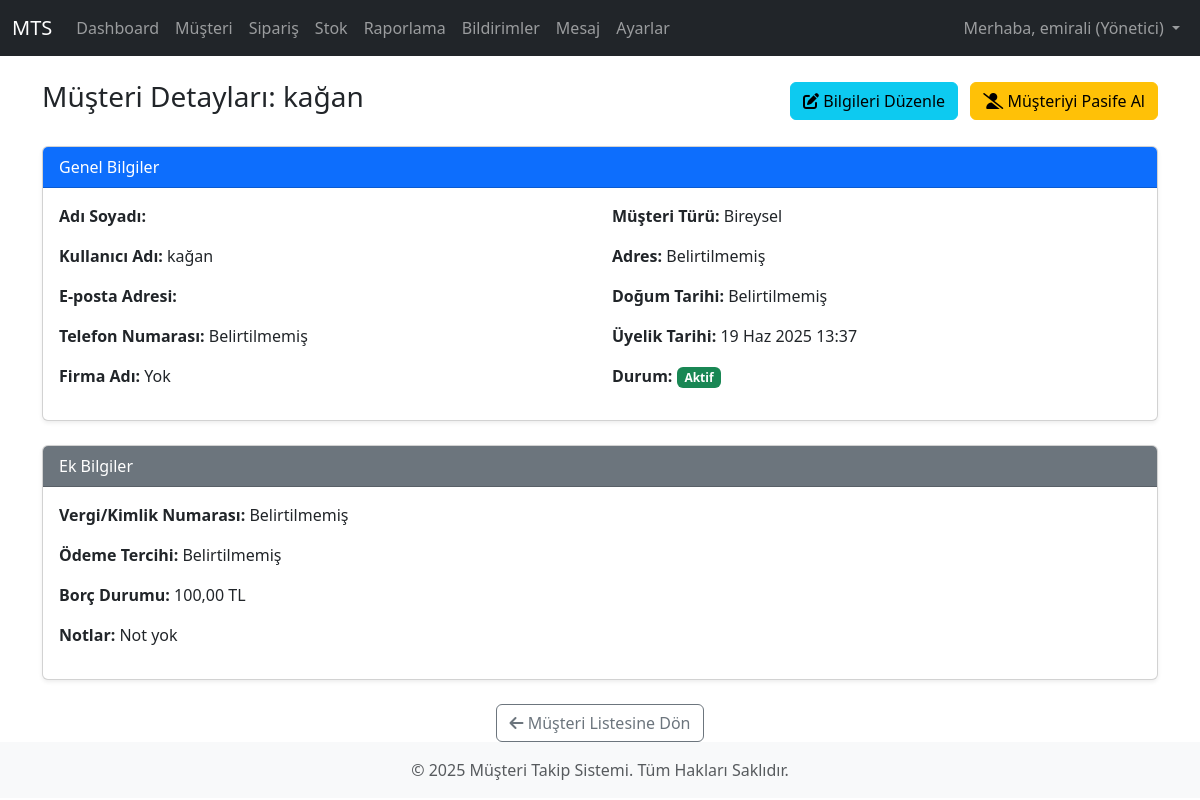
Screenshot of /customers/2/ (signed in) with the database file from the repository.
### core/models.py (models this page shows, shortened)
class User(AbstractUser):
    USER_TYPE_CHOICES = (
        ("admin", "Yönetici"),
        ("personnel", "Personel"),
        ("customer", "Müşteri"),
    )
    user_type = models.CharField(
        max_length=20,
        choices=USER_TYPE_CHOICES,
        default="customer",
        verbose_name="Kullanıcı Tipi"
    )
    phone_number = models.CharField(
        max_length=15,
        blank=True,
        null=True,
        verbose_name="Telefon Numarası"
    )
    company_name = models.CharField(
        max_length=100,
        blank=True,
        null=True,
        verbose_name="Firma Adı"
    )
    address = models.TextField(
        blank=True,
        null=True,
        verbose_name="Adres"
    )
    customer_segment = models.CharField(
        max_length=20,
        choices=[('individual', 'Bireysel'), ('corporate', 'Kurumsal')],
        blank=True,
        null=True,
        verbose_name="Müşteri Segmenti"
    )
    date_of_birth = models.DateField(
        blank=True,
        null=True,
        verbose_name="Doğum Tarihi"
    )
    notes = models.TextField(
        blank=True,
        null=True,
        verbose_name="Notlar"
    )
    tax_id_number = models.CharField(
        max_length=20,
        blank=True,
        null=True,
        verbose_name="Vergi/Kimlik Numarası"
    )
    payment_preference = models.CharField(
        max_length=50,
        blank=True,
        null=True,
        verbose_name="Ödeme Tercihi"
    )
    debt_status = models.DecimalField(
        max_digits=10,
        decimal_places=2,
        default=0.00,
        verbose_name="Borç Durumu"
    )
    def is_admin(self):
        return self.user_type == "admin"
    def is_personnel(self):
        return self.user_type == "personnel"
    def is_customer(self):
        return self.user_type == "customer"
    def get_user_type_display(self):
        return dict(self.USER_TYPE_CHOICES).get(self.user_type)

### customers/views.py (the view)
# urls.py: path('<int:pk>/', views.CustomerDetailView.as_view(), name='customer_detail'),
class CustomerDetailView(PersonnelRequiredMixin, DetailView):
    model = User
    template_name = 'customers/customer_detail.html'
    context_object_name = 'customer'
    pk_url_kwarg = 'pk' # URL'deki primary key parametresinin adı
    def get_queryset(self):
        return User.objects.filter(user_type='customer')
    def get_context_data(self, **kwargs):
        context = super().get_context_data(**kwargs)
        context['page_title'] = f"{self.object.first_name} {self.object.last_name} Detay"
        return context

### core/views.py (called while the page is built)
    def test_func(self):
        return self.request.user.is_authenticated and (self.request.user.is_personnel() or self.request.user.is_admin())

### templates/customers/customer_detail.html (shortened to what this page needs)
{% extends 'base.html' %}
{% block content %}
<div class="d-flex justify-content-between align-items-center mb-4">
    <h1 class="h3">Müşteri Detayları: {{ customer.get_full_name|default:customer.username }}</h1>
    <div>
        <a href="{% url 'customers:customer_edit' pk=customer.pk %}" class="btn btn-info me-2"><i class="fas fa-edit"></i> Bilgileri Düzenle</a>
        {% if customer.is_active %}
            <form action="{% url 'customers:customer_deactivate' pk=customer.pk %}" method="post" class="d-inline">
                <button type="submit" class="btn btn-warning" onclick="return confirm('Müşteriyi pasife almak istediğinizden emin misiniz? Bu işlem, müşterinin sisteme girişini ve paneline erişimini engelleyecektir.');"><i class="fas fa-user-slash"></i> Müşteriyi Pasife Al</button>
            </form>
        {% endif %}
    </div>
</div>
<div class="card shadow-sm mb-4">
    <div class="card-header bg-primary text-white">
        Genel Bilgiler
    </div>
    <div class="card-body">
        <div class="row">
            <div class="col-md-6">
                <p><strong>Adı Soyadı:</strong> {{ customer.get_full_name }}</p>
                <p><strong>Kullanıcı Adı:</strong> {{ customer.username }}</p>
                <p><strong>E-posta Adresi:</strong> {{ customer.email }}</p>
                <p><strong>Telefon Numarası:</strong> {{ customer.phone_number|default:"Belirtilmemiş" }}</p>
                <p><strong>Firma Adı:</strong> {{ customer.company_name|default:"Yok" }}</p>
            </div>
            <div class="col-md-6">
                <p><strong>Müşteri Türü:</strong> {{ customer.get_customer_segment_display|default:"Bilinmiyor" }}</p>
                <p><strong>Adres:</strong> {{ customer.address|linebreaksbr|default:"Belirtilmemiş" }}</p>
                <p><strong>Doğum Tarihi:</strong> {{ customer.date_of_birth|date:"d M Y"|default:"Belirtilmemiş" }}</p>
                <p><strong>Üyelik Tarihi:</strong> {{ customer.date_joined|date:"d M Y H:i" }}</p>
                <p><strong>Durum:</strong>
                    {% if customer.is_active %}
                        <span class="badge bg-success">Aktif</span>
                    {% else %}
                        <span class="badge bg-danger">Pasif</span>
                    {% endif %}
                </p>
            </div>
        </div>
    </div>
</div>
<div class="card shadow-sm mb-4">
    <div class="card-header bg-secondary text-white">
        Ek Bilgiler
    </div>
    <div class="card-body">
        <p><strong>Vergi/Kimlik Numarası:</strong> {{ customer.tax_id_number|default:"Belirtilmemiş" }}</p>
        <p><strong>Ödeme Tercihi:</strong> {{ customer.payment_preference|default:"Belirtilmemiş" }}</p>
        <p><strong>Borç Durumu:</strong> {{ customer.debt_status|floatformat:2 }} TL</p>
        <p><strong>Notlar:</strong> {{ customer.notes|linebreaksbr|default:"Not yok" }}</p>
    </div>
</div>
<div class="mt-4 text-center">
    <a href="{% url 'customers:customer_list' %}" class="btn btn-outline-secondary"><i class="fas fa-arrow-left"></i> Müşteri Listesine Dön</a>
</div>
{% endblock %}

### templates/base.html (shortened to what this page needs)
{% load static %}
<!DOCTYPE html>
<html lang="tr">
<head>
    <link href="https://cdn.jsdelivr.net/npm/bootstrap@5.3.3/dist/css/bootstrap.min.css" rel="stylesheet">
    <link rel="stylesheet" href="https://cdnjs.cloudflare.com/ajax/libs/font-awesome/6.0.0-beta3/css/all.min.css">
</head>
<body>
    <nav class="navbar navbar-expand-lg navbar-dark bg-dark">
        <div class="container-fluid">
            <a class="navbar-brand" href="{% url 'home' %}">MTS</a>
            <div class="collapse navbar-collapse" id="navbarNav">
                <ul class="navbar-nav me-auto mb-2 mb-lg-0">
                    {% if user.is_authenticated %}
                        {% if user.is_admin %}
                            <li class="nav-item">
                                <a class="nav-link" href="{% url 'dashboard:admin_dashboard' %}">Dashboard</a>
                            </li>
                        {% endif %}
                        {% if user.is_personnel or user.is_admin %}
                            <li class="nav-item">
                                <a class="nav-link" href="{% url 'customers:customer_list' %}">Müşteri</a>
                            </li>
                            <li class="nav-item">
                                <a class="nav-link" href="{% url 'orders:order_list' %}">Sipariş</a>
                            </li>
                            <li class="nav-item">
                                <a class="nav-link" href="{% url 'stock:product_list' %}">Stok</a>
                            </li>
                            <li class="nav-item">
                                <a class="nav-link" href="{% url 'reports:report_list' %}">Raporlama</a>
                            </li>
                        {% endif %}
                        <li class="nav-item">
                            <a class="nav-link" href="{% url 'notifications:user_notifications' %}">Bildirimler</a>
                        </li>
                        <li class="nav-item">
                            <a class="nav-link" href="{% url 'messages_app:message_list' %}">Mesaj</a>
                        </li>
                        <li class="nav-item">
                            <a class="nav-link" href="{% url 'settings_app:theme_settings' %}">Ayarlar</a>
                        </li>
                    {% endif %}
                </ul>
                <ul class="navbar-nav">
                    {% if user.is_authenticated %}
                        <li class="nav-item dropdown">
                            <a class="nav-link dropdown-toggle" href="#" id="navbarDropdown" role="button" data-bs-toggle="dropdown" aria-expanded="false">
                                Merhaba, {{ user.get_full_name|default:user.username }} ({{ user.get_user_type_display }})
                            </a>
                        </li>
                    {% endif %}
                </ul>
            </div>
        </div>
    </nav>
    <main class="container mt-4">
        {% block content %}{% endblock %}
    </main>
    <footer class="footer mt-auto py-3 bg-light">
        <div class="container text-center">
            <span class="text-muted">© 2025 Müşteri Takip Sistemi. Tüm Hakları Saklıdır.</span>
        </div>
    </footer>
</body>
</html>

### rows the page displays
User: get_full_name "emirali", user_type "Yönetici"
User: get_full_name "kağan", username "kağan", phone_number "Belirtilmemiş", company_name "Yok", customer_segment "Bireysel", address "Belirtilmemiş", date_of_birth "Belirtilmemiş", date_joined "19 Haz 2025 13:37", tax_id_number "Belirtilmemiş", payment_preference "Belirtilmemiş", debt_status "100,00", notes "Not yok"
